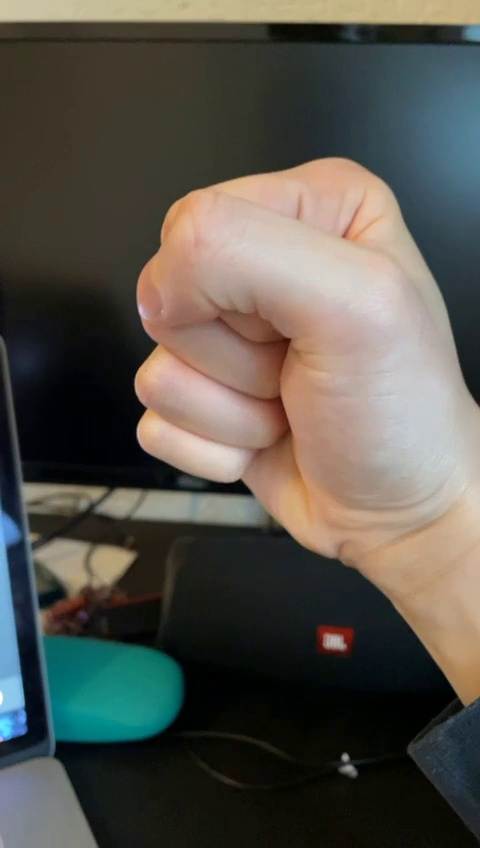
#> input picture ImagePrep/inputImages/usedImages/fist15.jpg, 480 x 848 px
$ python -i HandImagePrep.py   (imports and definitions only)   (older library calls are emulated)
#> lines starting #> are read from the running program, lines starting #| are printed output that depends on the picture; after the words box and inside, x2 and y2 are one past the last pixel; in counts of white or black regions, pixels touching at a corner belong together
#> further down, picture is the input picture: shape (848, 480, 3); mean B, G, R 76.3, 83.9, 86.7
import glob
import importlib.util
import cv2

import pandas as pd
import numpy as np
import math
import copy
import os
from pathlib import Path
import shutil
import imutils
import matplotlib
import matplotlib.pyplot as plt
from joblib.numpy_pickle_utils import xrange
from matplotlib.backends.backend_pdf import PdfPages

import skimage
from skimage import exposure
from skimage.util import invert
from skimage.filters import threshold_otsu, try_all_threshold
from skimage.color import rgb2gray
from skimage.util import img_as_float
from skimage.morphology import skeletonize
from tqdm import tqdm

#######################################################################################################
from Testing.logging.loggingTools import my_logger, my_timer


class HandImagePrep:

    # [40 lines left out: function capture, not called in this run]

    def to_gray_scale(self, frame):
        gray = cv2.cvtColor(frame, cv2.COLOR_BGR2GRAY)
        return gray

    # [107 lines left out: functions check_if_cv2_exists, check_if_ffmpeg_exists, has_motion_blur, variance_of_laplacian, move_video, vid_to_img and 4 more, not called in this run]

    def create_skin_mask(self, image):
        hsv = cv2.cvtColor(image, cv2.COLOR_BGR2HSV)
#> hsv: shape (848, 480, 3); mean H, S, V 47.9, 91.6, 95.8
        lower = np.array([0, 48, 80], dtype="uint8")
        upper = np.array([20, 255, 255], dtype="uint8")
        skin_mask = cv2.inRange(hsv, lower, upper)
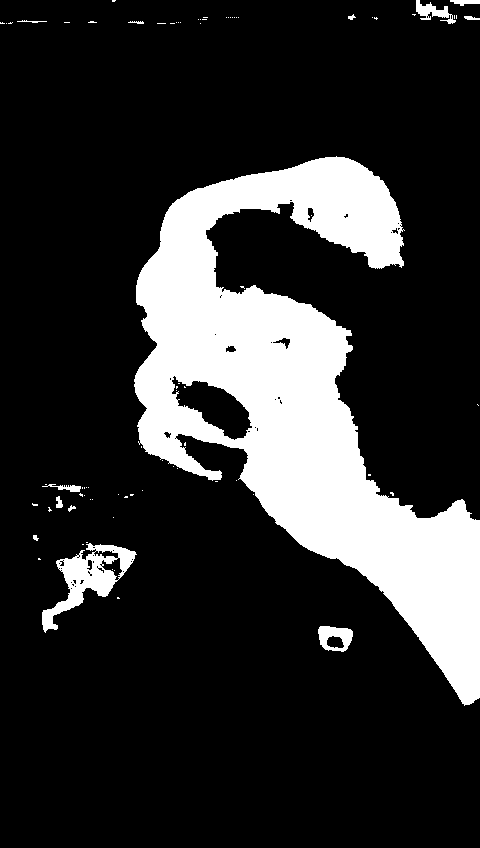
#> skin_mask: shape (848, 480); 19.1% white; 80 white regions (67 under 20 px), largest, box (x1, y1, x2, y2) and area: (134, 156, 480, 706) 73061, (42, 543, 137, 633) 2814, (318, 626, 353, 652) 571
        return cv2.blur(skin_mask, (2, 2))

    # [121 lines left out: functions get_contours_and_hull, move_images, prep_images, not called in this run]


#######################################################################################################


# [3 lines not run here, left out]
    # imageprep.vidToImg(features)
    # imageprep.prepHandImages(features)
    # imageprep.checkIfCv2Exists()

>>> import cv2
>>> picture = cv2.imread('inputImages/usedImages/fist15.jpg')
>>> result = HandImagePrep().create_skin_mask(picture)
